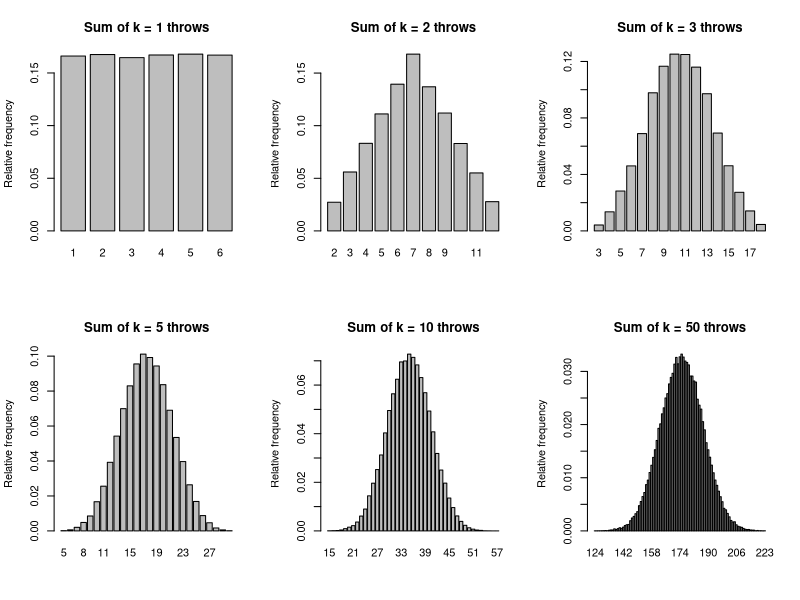
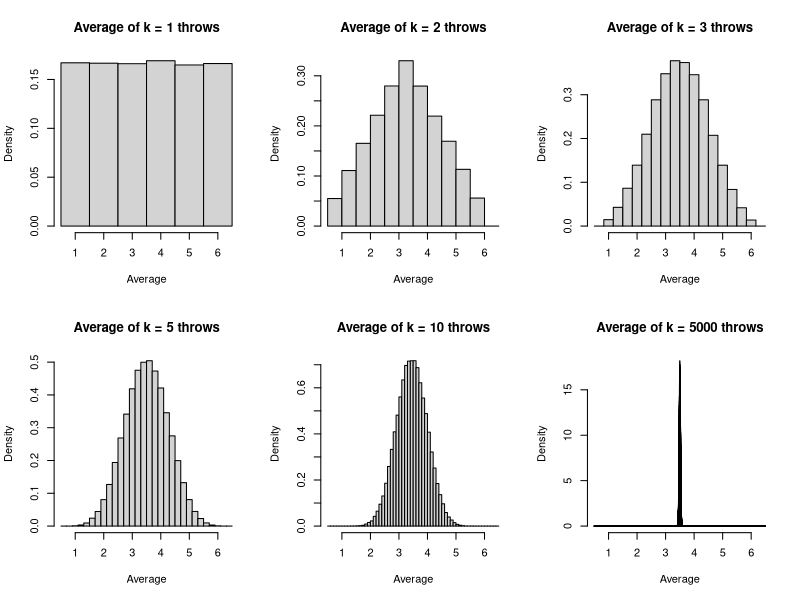

Write R code to recreate these figures, in order.
### Illustration of sum/averages of many throws of a dice

# Remove old variables:
rm(list=ls())

## Function to simulate the sum of k throws of a dice
sumdice <- function(Nsim,k){
  dsum <- vector(length=Nsim) # Vector to store the sum of k dice throw in each repetition
  for(i in 1:Nsim)              # Generate the number of heads Nsim times
    dsum[i] <- sum(sample(1:6,size=k,replace=TRUE))  # Simulate the sum of k throws
  return(dsum)                # Return the resulting vector
}

sumdice(Nsim=20,k=2)
sumdice(Nsim=20,k=50)
# Average
sumdice(Nsim=20,k=50)/50


# Function to plot the histogram of the sum of k throws repeated Nsim times
plotdicesums <- function(Nsim=10000,k){
  dicesums <- sumdice(Nsim=Nsim,k=k)
  relfreq <- table(dicesums)/Nsim   # Calculate relative frequency for each outcome
  barplot(relfreq,ylab="Relative frequency", main = paste("Sum of k =",k,"throws"))
}

# Repeat for different values of k
par(mfrow=c(2,3)) # Make a 2x3 display of plots
plotdicesums(Nsim=100000,k=1)
plotdicesums(Nsim=100000,k=2)
plotdicesums(Nsim=100000,k=3)
plotdicesums(Nsim=100000,k=5)
plotdicesums(Nsim=100000,k=10)
plotdicesums(Nsim=100000,k=50)


# Function to plot the histogram of the average of k throws repeated Nsim times
plotdiceaverages <- function(Nsim=10000,k){
  diceaverages <- sumdice(Nsim=Nsim,k=k)/k   # This gives us averages
  hist(diceaverages, prob = TRUE,breaks=seq(0.5,6.5,length.out=6*k+1),
       xlab="Average",main=paste("Average of k =",k,"throws"))
}

# Repeat for different values of k
par(mfrow=c(2,3)) # Make a 2x3 display of plots
plotdiceaverages(Nsim=100000,k=1)
plotdiceaverages(Nsim=100000,k=2)
plotdiceaverages(Nsim=100000,k=3)
plotdiceaverages(Nsim=100000,k=5)
plotdiceaverages(Nsim=100000,k=10)
plotdiceaverages(Nsim=100000,k=5000)
par(mfrow=c(1,1))  # Set back to a 1x1 display



# Simulate the probability of a sum larger than 200 when k=50:
nsim <- 1000000
dsums <- sumdice(Nsim=nsim,k=50)
sum(dsums>200)/nsim
# Calculating the probability based on SGT (see lecture notes):
1-pnorm(200,mean=50*3.5,sd=sqrt(50*2.92))
